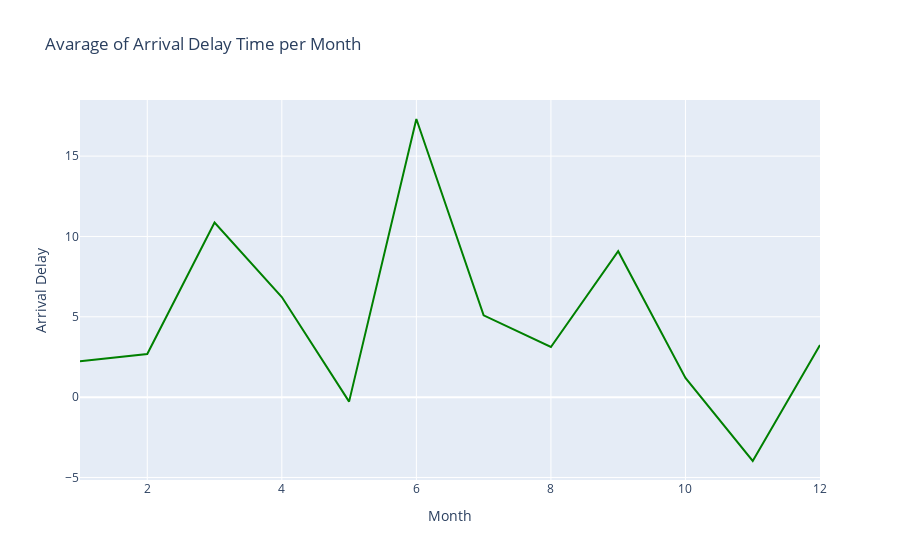

Here is the notebook cell this chart was saved with:
### Code cell
## Write your code here
fig = go.Figure()
fig.add_trace(go.Scatter(x=line_data['Month'], y=line_data['ArrDelay'], mode='lines', marker=dict(color='green')))
## Here we update these values under function attributes such as title,xaxis_title and yaxis_title
fig.update_layout(title='Avarage of Arrival Delay Time per Month', xaxis_title='Month', yaxis_title='Arrival Delay')
# Display the figure
fig.show()

### Figure 1 — Plotly figure (JSON) as saved in the notebook; plotly's stock layout.template omitted (floating-point values rounded to 4 significant figures)
{"data": [{"marker": {"color": "green"}, "mode": "lines", "x": [1, 2, 3, 4, 5, 6, 7, 8, 9, 10, 11, 12], "y": [2.233, 2.688, 10.87, 6.229, -0.2791, 17.31, 5.089, 3.122, 9.081, 1.2, -3.975, 3.241], "type": "scatter"}], "layout": {"title": {"text": "Avarage of Arrival Delay Time per Month"}, "xaxis": {"title": {"text": "Month"}, "type": "linear", "range": [1, 12], "autorange": true}, "yaxis": {"title": {"text": "Arrival Delay"}, "type": "linear", "range": [-5.158, 18.49], "autorange": true}, "autosize": true}}
